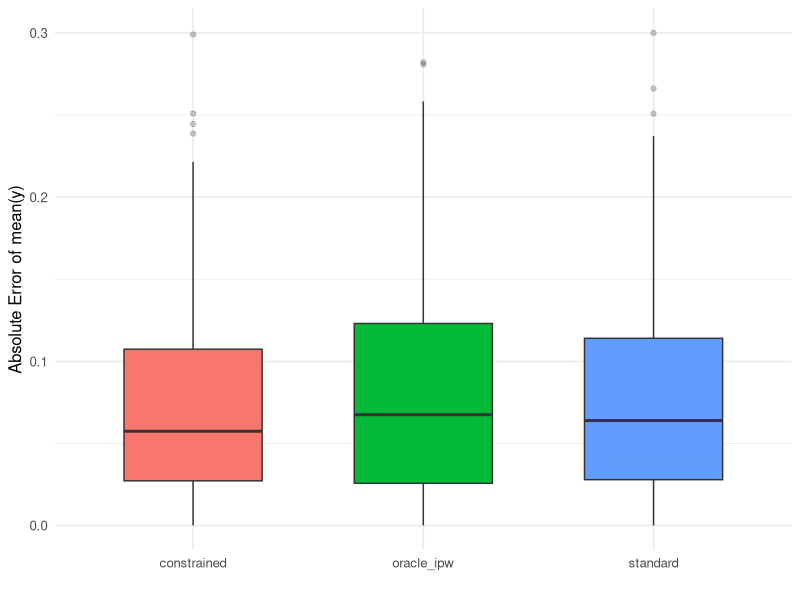
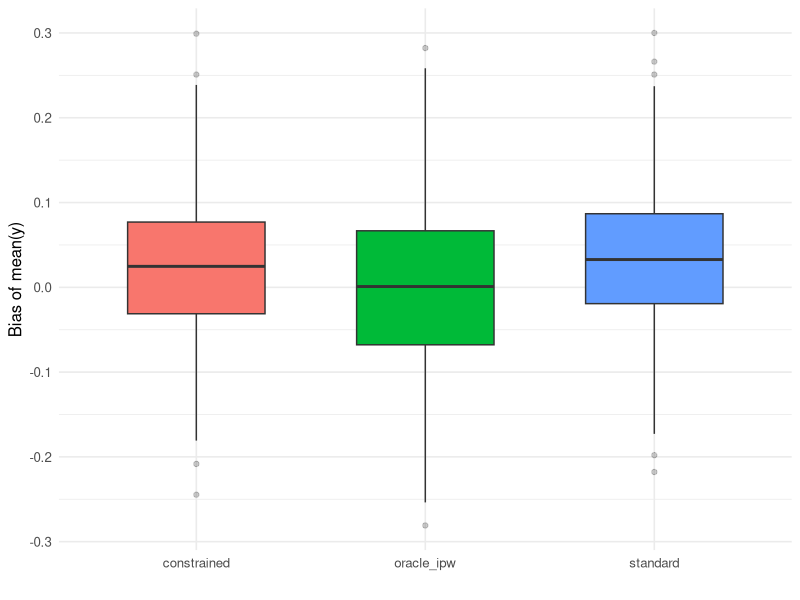
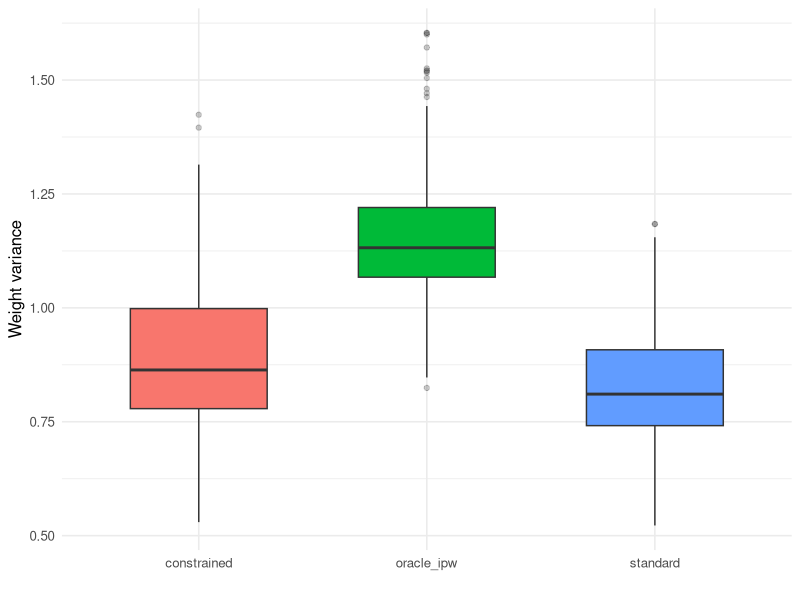

Write R code to recreate these figures, in order.
set.seed(20260310)

suppressPackageStartupMessages({
  library(survey)
  library(ggplot2)
})

# This scenario is tuned so that a real lower-bound constraint on weights
# helps recover the population mean of y under omitted interaction structure.
simulate_population <- function(N_pop = 90000) {
  p <- 14
  z1 <- rnorm(N_pop)
  z2 <- rnorm(N_pop)

  X <- matrix(0L, nrow = N_pop, ncol = p)
  for (j in seq_len(p)) {
    eta <- runif(1, 0.4, 1.1) * z1 + runif(1, -0.5, 0.5) * z2 + rnorm(N_pop, sd = 1.0)
    X[, j] <- rbinom(N_pop, 1, plogis(eta + runif(1, -0.4, 0.4)))
  }
  colnames(X) <- paste0("X", seq_len(p))

  # Hidden response class driven by interactions.
  H <- as.integer((X[, 1] * X[, 2] + X[, 3] * X[, 4] + X[, 1] * X[, 5]) >= 2)

  target_rr <- 0.45
  base_rr <- 0.12
  resp_int_strength <- 1.6

  lin <- qlogis(base_rr) +
    0.6 * X[, 1] + 0.5 * X[, 2] - 0.4 * X[, 6] + 0.3 * X[, 7] +
    resp_int_strength * (X[, 1] * X[, 2]) - 0.8 * (X[, 3] * X[, 4]) +
    0.6 * z1
  rho <- plogis(lin)
  rho <- ifelse(H == 1, 1, rho)

  # Rescale non-H response propensities to hit target overall RR.
  for (ii in seq_len(40)) {
    mult <- target_rr / mean(rho)
    rho <- ifelse(H == 1, 1, pmin(pmax(rho * mult, 0.01), 0.98))
  }

  y_bonus <- -2.0
  y_noise <- 1.6
  y_int_strength <- 0.6
  y <- 0.7 * z1 + 0.3 * z2 + 0.6 * X[, 1] + 0.45 * X[, 2] - 0.35 * X[, 6] + 0.25 * X[, 7] +
    y_int_strength * (X[, 1] * X[, 2]) - 0.9 * (X[, 3] * X[, 4]) +
    y_bonus * H + rnorm(N_pop, sd = y_noise)

  list(X = X, y = y, rho = rho, H = H)
}

safe_calibrate <- function(...) {
  failed <- FALSE
  fit <- tryCatch(
    withCallingHandlers(
      calibrate(...),
      warning = function(w) {
        if (grepl("Failed to converge", conditionMessage(w), fixed = TRUE)) {
          failed <<- TRUE
        }
        invokeRestart("muffleWarning")
      }
    ),
    error = function(e) NULL
  )
  if (is.null(fit) || failed) {
    return(NULL)
  }
  fit
}

run_simulation <- function(reps = 300, n_selected = 1800, K = 10) {
  pop <- simulate_population()
  X <- pop$X
  y <- pop$y
  rho <- pop$rho

  true_y_mean <- mean(y)
  true_means <- colMeans(X)

  vars <- paste0("X", seq_len(K))
  form <- as.formula(paste("~", paste(vars, collapse = " + ")))

  out <- vector("list", length = reps * 3)
  row_id <- 1L

  for (r in seq_len(reps)) {
    s_idx <- sample.int(nrow(X), n_selected, replace = FALSE)
    responded <- rbinom(n_selected, 1, rho[s_idx]) == 1
    rr_obs <- mean(responded)
    ridx <- s_idx[responded]

    if (length(ridx) < 300) {
      next
    }

    df <- as.data.frame(X[ridx, , drop = FALSE])
    df$y <- y[ridx]

    des <- svydesign(ids = ~1, data = df, weights = ~1)
    pop_totals <- c("(Intercept)" = nrow(df), setNames(nrow(df) * true_means[seq_len(K)], vars))

    std <- safe_calibrate(
      des,
      formula = form,
      population = pop_totals,
      calfun = "raking",
      maxit = 300,
      epsilon = 1e-8
    )
    con <- safe_calibrate(
      des,
      formula = form,
      population = pop_totals,
      calfun = "raking",
      bounds = c(rr_obs, Inf),
      maxit = 300,
      epsilon = 1e-8
    )
    if (is.null(std) || is.null(con)) {
      next
    }

    oracle_w <- (1 / rho[ridx])
    oracle_w <- oracle_w / mean(oracle_w)

    for (method in c("standard", "constrained", "oracle_ipw")) {
      w <- if (method == "standard") {
        as.numeric(weights(std))
      } else if (method == "constrained") {
        as.numeric(weights(con))
      } else {
        oracle_w
      }
      wn <- w / sum(w)
      y_hat <- sum(wn * df$y)

      out[[row_id]] <- data.frame(
        rep = r,
        method = method,
        rr_obs = rr_obs,
        y_mean_bias = y_hat - true_y_mean,
        y_mean_abs_err = abs(y_hat - true_y_mean),
        weight_var = var(w),
        min_weight = min(w),
        max_weight = max(w)
      )
      row_id <- row_id + 1L
    }
  }

  res <- do.call(rbind, out)
  res <- res[complete.cases(res), ]
  res
}

summarize_results <- function(res) {
  aggregate(
    cbind(rr_obs, y_mean_bias, y_mean_abs_err, weight_var, min_weight, max_weight) ~ method,
    data = res,
    FUN = mean
  )
}

compare_methods <- function(res, method_a, method_b) {
  a <- subset(res, method == method_a)
  b <- subset(res, method == method_b)
  paired <- merge(a, b, by = "rep", suffixes = c("_a", "_b"))
  data.frame(
    method_a = method_a,
    method_b = method_b,
    pairs = nrow(paired),
    mean_rr = mean(paired$rr_obs_a),
    bias_diff_b_minus_a = mean(paired$y_mean_bias_b - paired$y_mean_bias_a, na.rm = TRUE),
    abs_err_diff_b_minus_a = mean(paired$y_mean_abs_err_b - paired$y_mean_abs_err_a, na.rm = TRUE),
    weight_var_pct_diff_b_minus_a = mean(100 * (paired$weight_var_b - paired$weight_var_a) / paired$weight_var_a, na.rm = TRUE),
    share_abs_err_improved_b_vs_a = mean(paired$y_mean_abs_err_b < paired$y_mean_abs_err_a, na.rm = TRUE)
  )
}

plot_metric <- function(res, metric, ylab, path) {
  p <- ggplot(res, aes(x = method, y = .data[[metric]], fill = method)) +
    geom_boxplot(width = 0.6, outlier.alpha = 0.25) +
    labs(x = "", y = ylab) +
    theme_minimal(base_size = 12) +
    theme(legend.position = "none")
  ggsave(path, p, width = 6.5, height = 4.5, dpi = 160)
}

results <- run_simulation()
summary_table <- summarize_results(results)

delta <- rbind(
  compare_methods(results, "standard", "constrained"),
  compare_methods(results, "standard", "oracle_ipw"),
  compare_methods(results, "constrained", "oracle_ipw")
)

write.csv(results, "constraint_helps_long.csv", row.names = FALSE)
write.csv(summary_table, "constraint_helps_summary.csv", row.names = FALSE)
write.csv(delta, "constraint_helps_delta.csv", row.names = FALSE)

plot_metric(results, "y_mean_abs_err", "Absolute Error of mean(y)", "constraint_helps_abs_err_box.png")
plot_metric(results, "y_mean_bias", "Bias of mean(y)", "constraint_helps_bias_box.png")
plot_metric(results, "weight_var", "Weight variance", "constraint_helps_weight_var_box.png")

cat("Completed constraint-helps simulation.\n")
cat("Method means:\n")
print(summary_table, row.names = FALSE)
cat("\nPairwise deltas (method_b - method_a):\n")
print(delta, row.names = FALSE)
